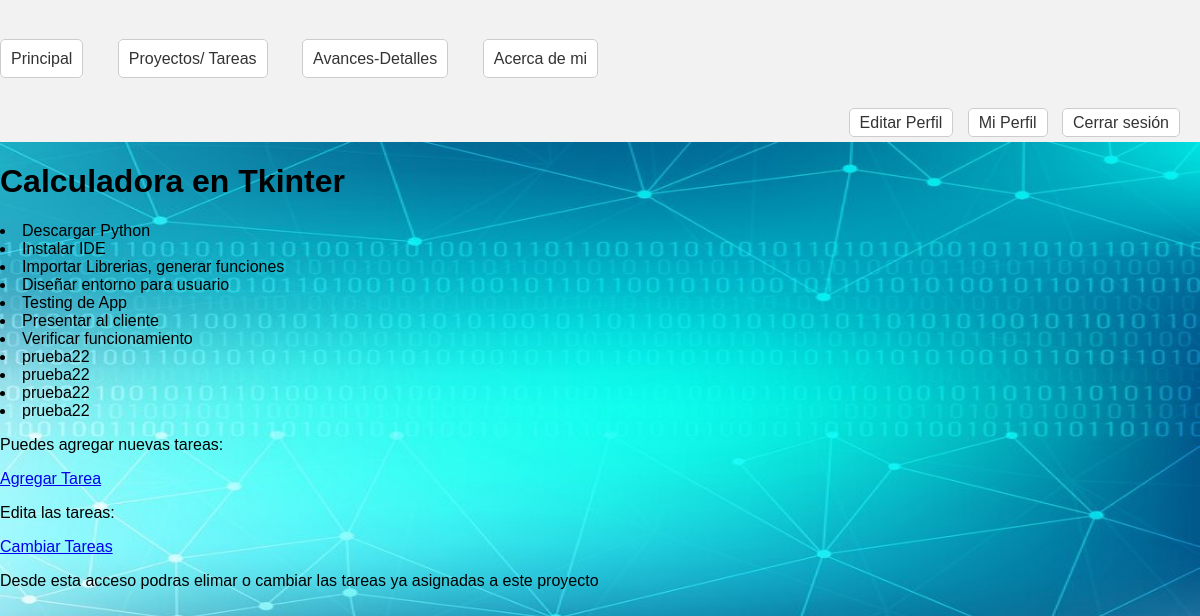
Screenshot of /detalle/1 (signed in) with the database file from the repository.
### app1/models.py (models this page shows)
class Proyectos(models.Model):
    nombre=models.CharField(max_length=100)
    fechacreacion=models.DateField()
    def __str__(self) -> str:
        return self.nombre

class Tareas(models.Model):
    titulo=models.CharField(max_length=100)
    descripcion=models.TextField()
    asociado=models.ForeignKey(Proyectos,on_delete=models.CASCADE)
    estado= models.BooleanField(default=False)
    def __str__(self) -> str:
        return self.titulo

### app1/views.py (the view)
# urls.py: path('detalle/<int:id>',detalle_proyecto,name='proyecto_tarea'),
@login_required
def detalle_proyecto(requets,id):
    p=Proyectos.objects.get(id=id)
    a=tarea=Tareas.objects.filter(asociado=id)
    return render (requets,'detalle.html',{'proyecto':p,'listado':a})

### app1/templates/detalle.html (shortened to what this page needs)
{% extends 'herencia.html' %}
{% load static %}
{% block dinamico %}
<h1>{{proyecto}}</h1>
{% for i in listado %}
<table>
    <li>{{i}}</li>
</table>
{% endfor %}
<p>Puedes agregar nuevas tareas:</p>
<a href="{% url 'tareanueva' proyecto.id %}"> Agregar Tarea</a> <br>
<p>Edita las tareas:</p>
<a href="{% url 'cambiotareas' proyecto.id %}">Cambiar Tareas</a>
<p>Desde esta acceso podras elimar o cambiar las tareas ya asignadas a este proyecto</p>
{% endblock %}

### app1/templates/herencia.html (style rules this page uses)
body { margin: 10px; padding: 0; font-family: Arial, sans-serif; }
body { margin: 0; padding: 0; font-family: Arial, sans-serif; }

### rows the page displays
Proyectos: nombre "Calculadora en Tkinter"
Tareas: titulo "Descargar Python"
Tareas: titulo "Instalar IDE"
Tareas: titulo "Importar Librerias, generar funciones"
Tareas: titulo "Diseñar entorno para usuario"
Tareas: titulo "Testing de App"
Tareas: titulo "Presentar al cliente"
Tareas: titulo "Verificar funcionamiento"
Tareas: titulo "prueba22"
Tareas: titulo "prueba22"
Tareas: titulo "prueba22"
Tareas: titulo "prueba22"
